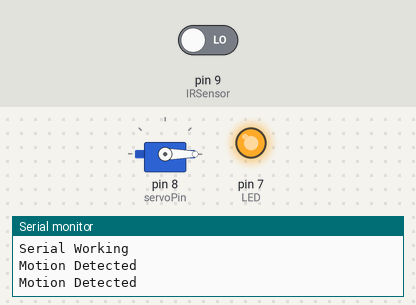
A sketch run on a simulated Arduino Uno, built with avr-gcc and run on an emulated ATmega328P. Parts: servo, output pins drawn as LEDs (lit = HIGH), the last lines printed to the serial monitor. The test bench sets the inputs (shaded band); at power-on: pin 9 (IRSensor) LOW.

Above: at 18.0 s.
18.1 s: pin 9 (IRSensor) driven HIGH
At 28.2 s:
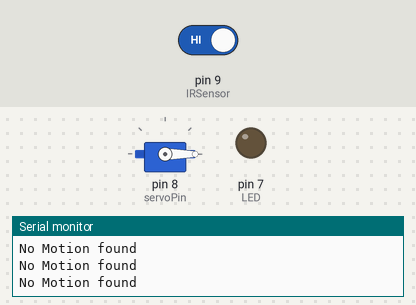
28.5 s: pin 9 (IRSensor) driven LOW
At 34.6 s:
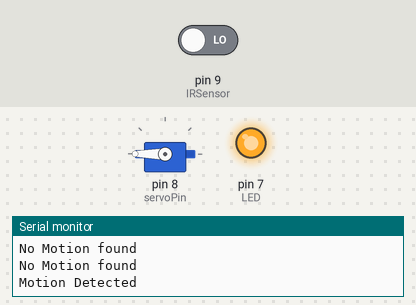
Timing chart, 0 to 45.0 s (numbered marks = the images above; inputs shaded):
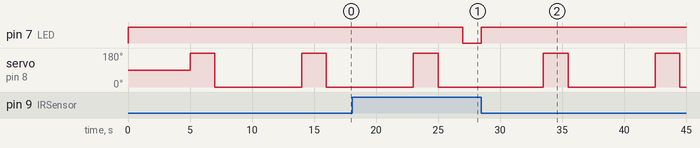

The sketch:

TRASHSENSOR.ino
```cpp
#include <Servo.h>
int servoPin = 8;
int IRSensor = 9; // connect IR sensor module to Arduino pin D9
int LED = 7;
int LED1 = 4;
Servo Servo1;
void setup(){
  Serial.begin(115200); // Init Serial at 115200 Baud Rate.
  Serial.println("Serial Working"); // Test to check if serial is working or not
  pinMode(IRSensor, INPUT); // IR Sensor pin INPUT
  pinMode(LED, OUTPUT); // LED Pin Output
  Servo1.attach(servoPin);
}
void loop(){
  int sensorStatus = digitalRead(IRSensor); // Set the GPIO as Input
  if (sensorStatus == 1) // Check if the pin high or not
  {
    // if the pin is high turn off the onboard Led
    digitalWrite(LED1, HIGH); // LED LOW
    Serial.println("No Motion found"); // print Motion Detected! on the serial monitor window
  }
  else  {
    digitalWrite(LED1, LOW);
    //else turn on the onboard LED
    digitalWrite(LED, HIGH); // LED High
    Serial.println("Motion Detected"); // print Motion Ended! on the serial monitor window
    delay(5000);

    Servo1.write(0);

    // Make servo go to 180 degrees
    Servo1.write(180);


    delay(2000);
    Servo1.write(0);
    delay(2000);
    digitalWrite(LED, LOW);


  }

}
```

Measured:
- after the input at 18.1 s, pin 7 (LED): HIGH → LOW after 8.9 s
- after the input at 28.5 s, pin 7 (LED): LOW → HIGH at once; servo on pin 8 (servoPin): alternates 180° for 2.0 s and 0° for 7.0 s, starting after 5.0 s
- by itself, servo on pin 8 (servoPin): alternates 180° for 2.0 s and 0° for 7.0 s
